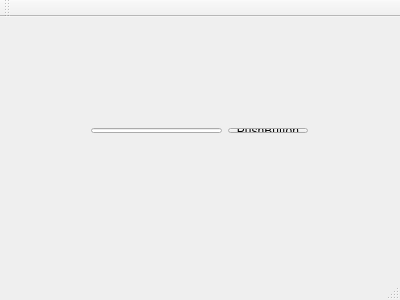
<?xml version="1.0" encoding="UTF-8"?>
<ui version="4.0">
 <class>MainWindow</class>
 <widget class="QMainWindow" name="MainWindow">
  <property name="geometry">
   <rect>
    <x>0</x>
    <y>0</y>
    <width>400</width>
    <height>300</height>
   </rect>
  </property>
  <property name="windowTitle">
   <string>MainWindow</string>
  </property>
  <widget class="QWidget" name="centralWidget">
   <widget class="QWidget" name="">
    <property name="geometry">
     <rect>
      <x>80</x>
      <y>100</y>
      <width>239</width>
      <height>27</height>
     </rect>
    </property>
    <layout class="QHBoxLayout" name="horizontalLayout">
     <item>
      <widget class="QLineEdit" name="lineEdit"/>
     </item>
     <item>
      <widget class="QPushButton" name="pushButton">
       <property name="text">
        <string>PushButton</string>
       </property>
      </widget>
     </item>
    </layout>
   </widget>
  </widget>
  <widget class="QMenuBar" name="menuBar">
   <property name="geometry">
    <rect>
     <x>0</x>
     <y>0</y>
     <width>400</width>
     <height>22</height>
    </rect>
   </property>
  </widget>
  <widget class="QToolBar" name="mainToolBar">
   <attribute name="toolBarArea">
    <enum>TopToolBarArea</enum>
   </attribute>
   <attribute name="toolBarBreak">
    <bool>false</bool>
   </attribute>
  </widget>
  <widget class="QStatusBar" name="statusBar"/>
 </widget>
 <layoutdefault spacing="6" margin="11"/>
 <resources/>
 <connections/>
</ui>
